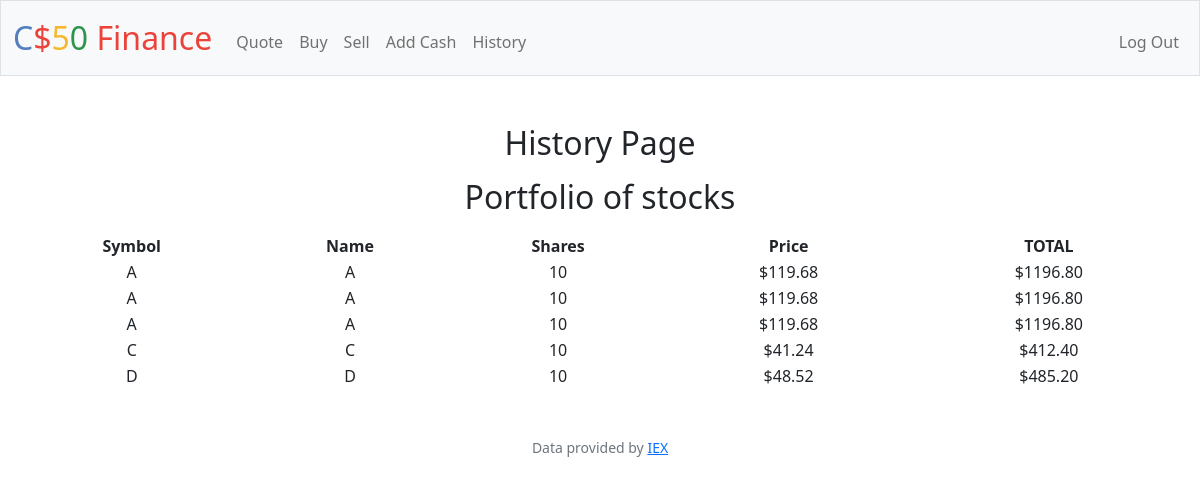
The app's page /history (signed in), older data.
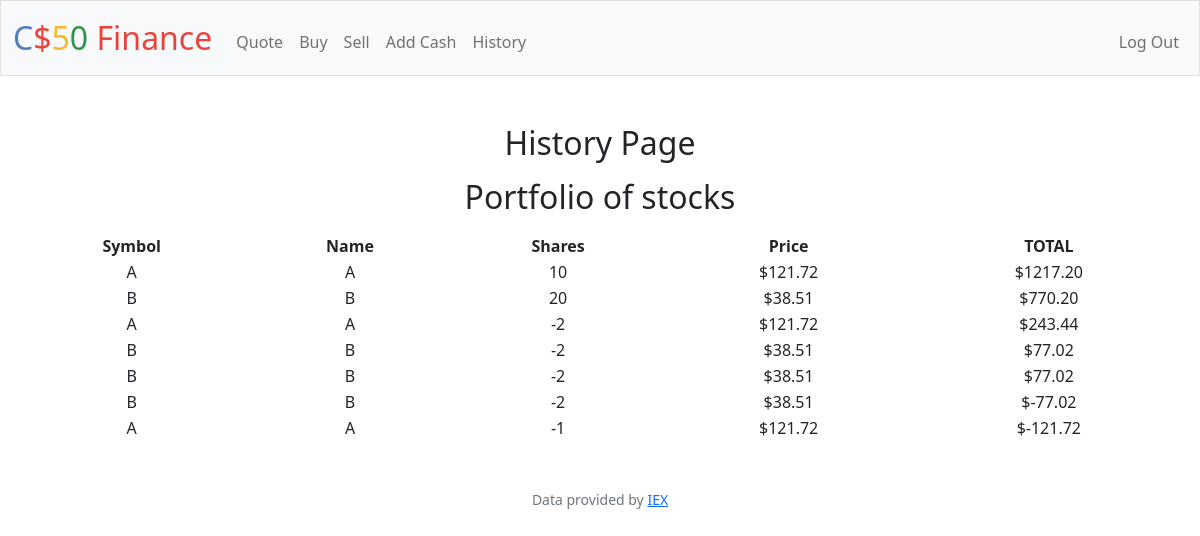
The same page, newer data.
### tables this page shows
CREATE TABLE buy_histories (
        id INTEGER PRIMARY KEY AUTOINCREMENT NOT NULL,
        symbol TEXT,
        name TEXT,
        shares NUMERIC,
        price NUMERIC,
        total NUMERIC,
        user_id INTEGER,
        FOREIGN KEY (user_id) REFERENCES users(id)
    );

### app.py (the view)
@app.route("/history")
@login_required
def history():
    history = db.execute("SELECT * FROM buy_histories")
    return render_template("history.html", history = history)

### app.py (called while the page is built)
@app.after_request
def after_request(response):
    response.headers["Cache-Control"] = "no-cache, no-store, must-revalidate"
    response.headers["Expires"] = 0
    response.headers["Pragma"] = "no-cache"
    return response

### helpers.py (called while the page is built)
def login_required(f):
    @wraps(f)
    def decorated_function(*args, **kwargs):
        if session.get("user_id") is None:
            return redirect("/login")
        return f(*args, **kwargs)
    return decorated_function

### templates/history.html (shortened to what this page needs)
{% extends "layout.html" %}
{% block main %}
<h2 class="mb-3">History Page</h2>
<h2 class="mb-3">Portfolio of stocks</h2>
<table style="width: 100%">
    <thead>
        <tr>
            <th>Symbol</th>
            <th>Name</th>
            <th>Shares</th>
            <th>Price</th>
            <th>TOTAL</th>
        </tr>
    </thead>
    <tbody>
        {% for item in history %}
        <tr>
            <td>{{ item.symbol }}</td>
            <td>{{ item.name }}</td>
            <td>{{ item.shares }}</td>
            <td>${{ '{:.2f}'.format(item.price) }}</td>
            <td>${{ '{:.2f}'.format(item.total) }}</td>
        </tr>
        {% endfor %}
    </tbody>
</table>
{% endblock %}

### templates/layout.html (shortened to what this page needs)
<!DOCTYPE html>
<html lang="en">
    <head>
        <link href="https://cdn.jsdelivr.net/npm/bootstrap@5.1.3/dist/css/bootstrap.min.css" rel="stylesheet">
        <link href="/static/styles.css" rel="stylesheet">
    </head>
    <body>
        <nav class="bg-light border navbar navbar-expand-md navbar-light">
            <div class="container-fluid">
                <a class="navbar-brand" href="/"><span class="blue">C</span><span class="red">$</span><span class="yellow">5</span><span class="green">0</span> <span class="red">Finance</span></a>
                <div class="collapse navbar-collapse" id="navbar">
                    {% if session["user_id"] %}
                        <ul class="navbar-nav me-auto mt-2">
                            <li class="nav-item"><a class="nav-link" href="/quote">Quote</a></li>
                            <li class="nav-item"><a class="nav-link" href="/buy">Buy</a></li>
                            <li class="nav-item"><a class="nav-link" href="/sell">Sell</a></li>
                            <li class="nav-item"><a class="nav-link" href="/history">Add Cash</a></li>
                            <li class="nav-item"><a class="nav-link" href="/history">History</a></li>
                        </ul>
                        <ul class="navbar-nav ms-auto mt-2">
                            <li class="nav-item"><a class="nav-link" href="/logout">Log Out</a></li>
                        </ul>
                    {% else %}
                        <ul class="navbar-nav ms-auto mt-2">
                            <li class="nav-item"><a class="nav-link" href="/register">Register</a></li>
                            <li class="nav-item"><a class="nav-link" href="/login">Log In</a></li>
                        </ul>
                    {% endif %}
                </div>
            </div>
        </nav>
        <main class="container-fluid py-5 text-center">
            {% block main %}{% endblock %}
        </main>
        <footer class="mb-5 small text-center text-muted">
            Data provided by <a href="https://iexcloud.io/">IEX</a>
        </footer>
    </body>
</html>

### static/styles.css (style rules this page uses)
nav .navbar-brand { font-size: xx-large; }
nav .navbar-brand .blue { color: #537fbe; }
nav .navbar-brand .red { color: #ea433b; }
nav .navbar-brand .yellow { color: #f5b82e; }
nav .navbar-brand .green { color: #2e944b; }

Row changes from the older to the newer data that the page shows:
removed buy_histories: symbol "A", name "A", shares "10", price "119.68", total "1196.80"
removed buy_histories: symbol "A", name "A", shares "10", price "119.68", total "1196.80"
removed buy_histories: symbol "A", name "A", shares "10", price "119.68", total "1196.80"
removed buy_histories: symbol "C", name "C", shares "10", price "41.24", total "412.40"
removed buy_histories: symbol "D", name "D", shares "10", price "48.52", total "485.20"
added buy_histories: symbol "A", name "A", shares "10", price "121.72", total "1217.20"
added buy_histories: symbol "B", name "B", shares "20", price "38.51", total "770.20"
added buy_histories: symbol "A", name "A", shares "-2", price "121.72", total "243.44"
added buy_histories: symbol "B", name "B", shares "-2", price "38.51", total "77.02"
added buy_histories: symbol "B", name "B", shares "-2", price "38.51", total "77.02"
added buy_histories: symbol "B", name "B", shares "-2", price "38.51", total "-77.02"
added buy_histories: symbol "A", name "A", shares "-1", price "121.72", total "-121.72"
